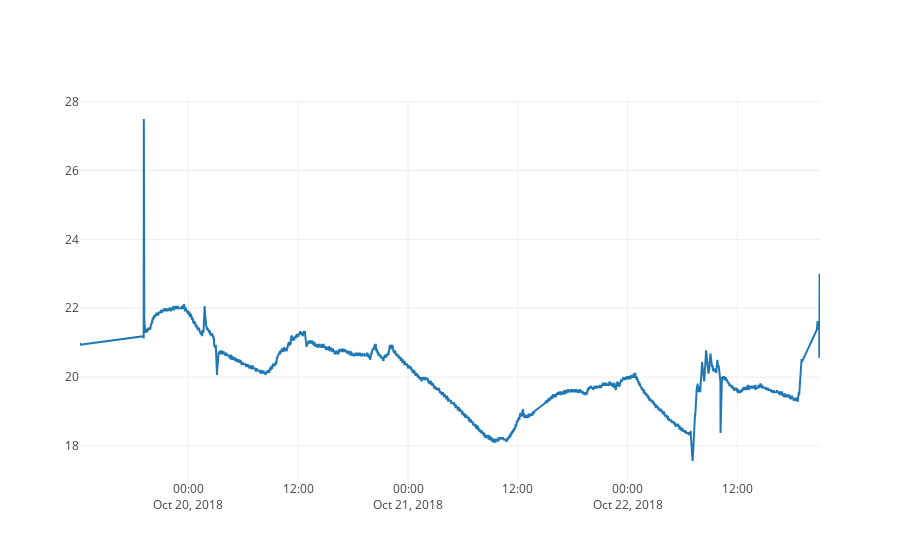

Here is the notebook cell this chart was saved with:
### Code cell
iplot(data)

### Figure 1 — Plotly figure (JSON) as saved in the notebook; plotly's stock layout.template omitted (floating-point values rounded to 4 significant figures; data arrays with more than 128 entries replaced by an {"elided": "..."} marker saying what was removed)
{"data": [{"type": "scatter", "uid": "d600e820-d669-11e8-a4f5-57553fb2099f", "x": {"elided": "4415 str values"}, "y": {"elided": "4415 float values"}}], "layout": {}}
